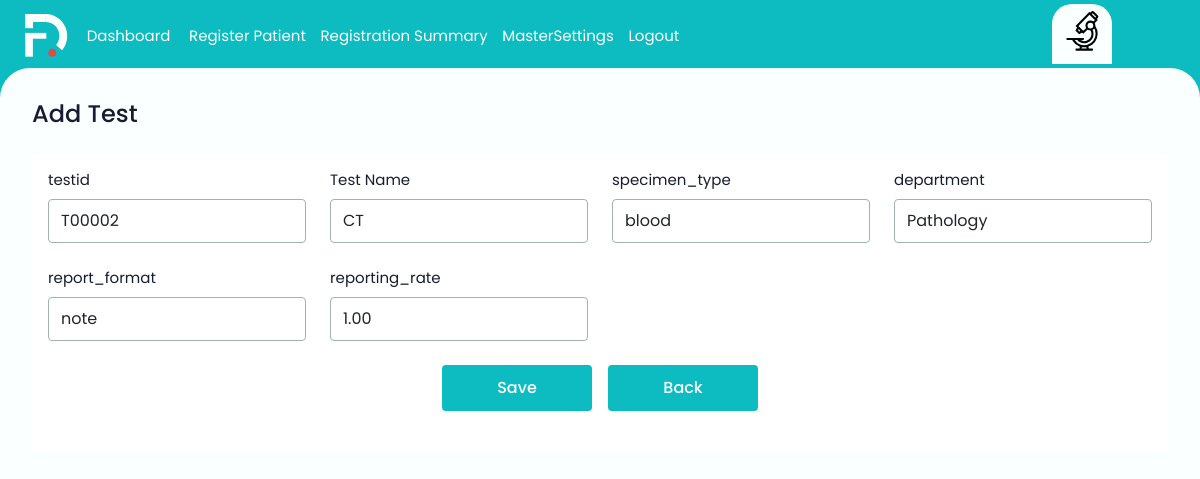
The page /edittest/2/ (signed in) on the database as committed earlier.
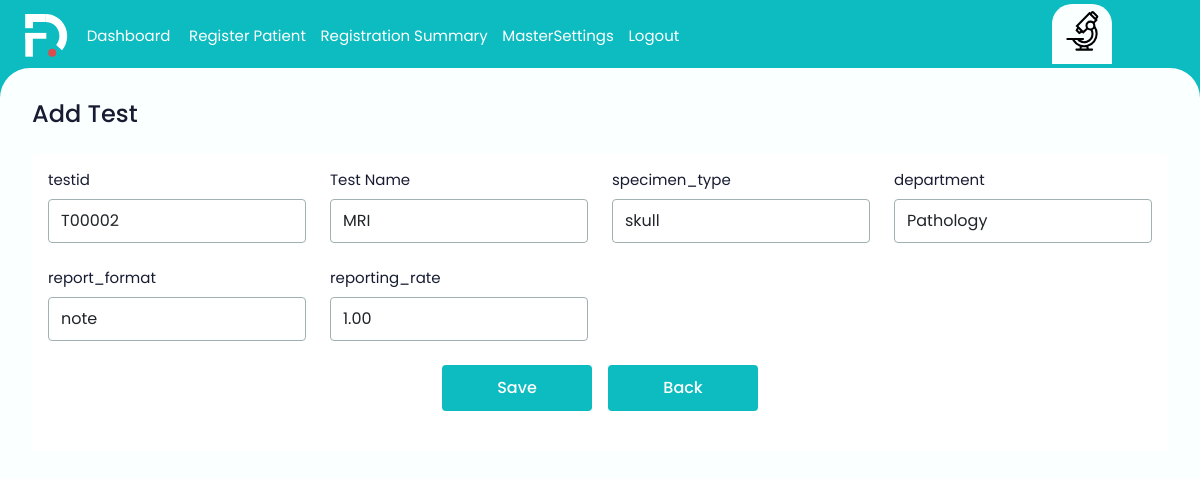
The same page on the database as committed later.
### ekonapp/models.py (models this page shows, shortened)
class Test(models.Model):
    testid = models.CharField(max_length=255)
    date =  models.DateField(auto_now_add=True)
    name = models.CharField(max_length=100, unique=True)
    specimen_type = models.CharField(max_length=100)
    department = models.CharField(max_length=100)
    report_format = models.CharField(max_length=100)
    reporting_rate = models.DecimalField(max_digits=5, decimal_places=2)

### ekonapp/decorators.py (the view)
    def wrapper(request, *args, **kwargs):
        if not request.user.is_authenticated:
            return redirect('registerlogin')
        elif not Device.objects.filter(user=request.user, is_registered=True).exists():
            return redirect('register_device')
        else:
            return view_func(request, *args, **kwargs)

### ekonapp/views.py (called while the page is built)
@login_required
@device_required
def edittest(request, id):
    edittest = Test.objects.get(id=id)
    if request.method == 'POST':
           edittest.testid = request.POST.get('testid')
           edittest.name = request.POST.get('name')
           edittest.specimen_type = request.POST.get('specimen_type')
           edittest.department = request.POST.get('department')
           edittest.report_format = request.POST.get('report_format')
           edittest.reporting_rate = request.POST.get('reporting_rate')
           edittest.save()
           return redirect('testmaster')
    else:
     return render(request, 'edittest.html', {'edittest': edittest})

### ekonapp/templates/edittest.html (shortened to what this page needs)
{% extends 'base.html' %}
{% block content %}
  <main>
    <form method="post">
    <div class="mb-4">
      <h5 class="page-heading"> Add Test</h5>
    </div>
    <div class="auto-scroll">
      <div class="bg-white rounded-2 p-3">
        <div class="row">
          <div class="col-md-3">
            <div class="form-group">
              <label class="form-label">testid</label>
              <input type="text" name= "testid" value="{{ edittest.testid }}" class="form-control" readonly>
            </div>
          </div>
          <div class="col-md-3">
            <div class="form-group">
              <label class="form-label">Test Name</label>
              <input type="text" class="form-control" name="name"   value="{{ edittest.name }}" required>
            </div>
          </div>
          <div class="col-md-3">
            <div class="form-group">
              <label class="form-label">specimen_type</label>
              <input type="text" name="specimen_type" value="{{ edittest.specimen_type }}" class="form-control" required>
            </div>
          </div>
          <div class="col-md-3">
            <div class="form-group">
              <label class="form-label">department</label>
              <select  name= "department" value="{{ edittest.department }}" class="form-control" required>
              <option>Pathology</option>
            </select>
            </div>
          </div>
          <div class="col-md-3">
            <div class="form-group">
              <label class="form-label">report_format</label>
              <input type="text" name="report_format" value="{{ edittest.report_format }}" class="form-control">
            </div>
          </div>
          <div class="col-md-3">
            <div class="form-group">
              <label class="form-label">reporting_rate</label>
              <input type="text" name="reporting_rate" value="{{ edittest.reporting_rate }}" class="form-control" required>
            </div>
          </div>
        <div class="form-group d-flex gap-3 justify-content-center">
            <button type="submit" class="theme-btn">Save</button>
            <button type="button" class="theme-btn" onclick="history.back()">Back</button>
        </div>
      </div>
    </div>
  </form>
  </main>
</body>
</html>
{% endblock %}

Rows that differ between the two databases and show on the page:
changed Test "Pathology": name "CT" → "MRI"; specimen_type "blood" → "skull"
